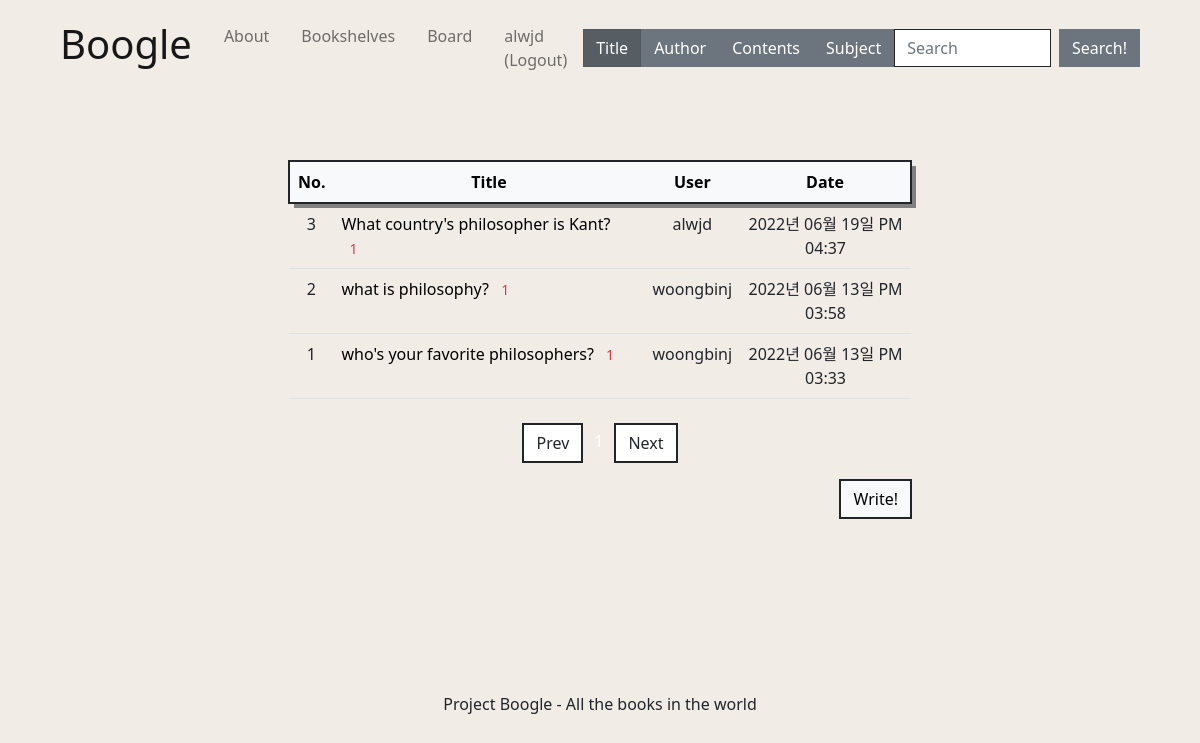
Page /question/board/ (signed in) on the committed database.
### pybo/models.py (models this page shows)
class User(db.Model):
    __tablename__ = 'user'   #테이블 이름 : user
    id = db.Column(db.Integer, primary_key = True)   #id를 프라이머리키로 설정
    username = db.Column(db.String(8), nullable = False)
    email = db.Column(db.String(32), nullable = False)
    password = db.Column(db.String(64), nullable = False)

class Question(db.Model):
    id = db.Column(db.Integer, primary_key=True)
    subject = db.Column(db.String(200), nullable=False)
    content = db.Column(db.Text(), nullable=False)
    create_date = db.Column(db.DateTime(), nullable=False)
    modify_date = db.Column(db.DateTime(), nullable=True)
    user_id = db.Column(db.Integer, db.ForeignKey('user.id', ondelete='CASCADE'), nullable=False)
    user = db.relationship('User', backref=db.backref('question_set'))

### pybo/views/question_views.py (the view)
@bp.route('/board/')
def board():
    page = request.args.get('page', type=int, default=1)  # 페이지
    question_list = Question.query.order_by(Question.create_date.desc())
    question_list = question_list.paginate(page, per_page=10)
    return render_template('question/question_list.html', question_list=question_list)

### pybo/filter.py (called while the page is built)
def format_datetime(value, fmt='%Y년 %m월 %d일 %p %I:%M'):
    return value.strftime(fmt)

### pybo/views/auth_views.py (called while the page is built)
@bp.before_app_request
def load_logged_in_user():
    user_id = session.get('user_id')
    if user_id is None:
        g.user = None
    else:
        g.user = User.query.get(user_id)

### pybo/templates/question/question_list.html (shortened to what this page needs)
{% extends 'main/base.html' %}
{% block head %}
{{ super() }}
    <link rel="stylesheet" href="{{ url_for('static', filename='bootstrap.min.css') }}">
    <link rel="stylesheet" href="https://cdn.jsdelivr.net/npm/bootstrap-icons@1.8.3/font/bootstrap-icons.css">
{% endblock %}
{% block content %}
<div class="container my-3">
    <table class="table mb-4">
        <thead>
        <tr class="text-center table-light border border-dark border-2" style="box-shadow: 5px 5px grey;">
            <th>No.</th>
            <th style="width:50%">Title</th>
            <th>User</th>
            <th>Date</th>
        </tr>
        </thead>
        <tbody>
        {% if question_list %}
        {% for question in question_list.items %}
        <tr class="text-center">
            <td>{{ question_list.total - ((question_list.page-1) * question_list.per_page) - loop.index0 }}</td>
            <td class="text-start">
                <a href="{{ url_for('question.detail', question_id=question.id) }}">{{ question.subject }}</a>
                {% if question.answer_set|length > 0 %}
                <span class="text-danger small mx-2">{{ question.answer_set|length }}</span>
                {% endif %}
            </td>
            <td>{{ question.user.username }}</td>
            <td>{{ question.create_date|datetime }}</td>
        </tr>
        {% endfor %}
        {% else %}
        <tr>
            <td colspan="3">There are no posts.</td>
        </tr>
        {% endif %}
        </tbody>
    </table>
    <ul class="pagination my justify-content-center">
        {% if question_list.has_prev %}
        <li class="page-item">
            <a class="page-link text-dark border border-dark border-2 rounded-0" href="?page={{ question_list.prev_num }}" aria-hidden="true">Prev</a>
        </li>
        {% else %}
        <li class="page-item disabled">
            <a class="page-link text-dark border border-dark border-2 rounded-0" tabindex="-1" aria-disabled="true" href="javascript:void(0)">Prev</a>
        </li>
        {% endif %}
        {% for page_num in question_list.iter_pages() %}
        {% if page_num %}
        {% if page_num != question_list.page %}
        <li class="page-item">
            <a class="page-link text-dark bg-transparent border border-0" href="?page={{ page_num }}">{{ page_num }}</a>
        </li>
        {% else %}
        <li class="page-item active" aria-current="page">
            <a class="page-link text-white bg-transparent border border-0" href="javascript:void(0)">{{ page_num }}</a>
        </li>
        {% endif %}
        {% else %}
        <li class="disabled">
            <a class="page-link text-dark bg-transparent border border-0" href="javascript:void(0)">...</a>
        </li>
        {% endif %}
        {% endfor %}
        {% if question_list.has_next %}
        <li class="page-item">
            <a class="page-link text-dark border border-dark border-2 rounded-0" href="?page={{ question_list.next_num }}">Next</a>
        </li>
        {% else %}
        <li class="page-item disabled">
            <a class="page-link text-dark border border-dark border-2 rounded-0" tabindex="-1" aria-disabled="true" href="javascript:void(0)">Next</a>
        </li>
        {% endif %}
    </ul>
    <a href="{{ url_for('question.create') }}" class="btn btn-light border border-dark border-2 rounded-0 font-weight-bold" style="float:right;">Write!</a>
</div>
{% endblock %}

### pybo/templates/main/base.html (shortened to what this page needs)
<!DOCTYPE html>
<html lang="eng">
    <head>
        {% block head %}
        <link rel="stylesheet" href="{{ url_for('static', filename='css/bootstrap.min.css')}}">
        <link rel="stylesheet" href="https://cdn.jsdelivr.net/npm/bootstrap-icons@1.8.3/font/bootstrap-icons.css">
        <link rel="stylesheet" href="{{ url_for('static', filename='css/base.css')}}">
        {% endblock %}
    </head>
    <body class="d-flex flex-column min-vh-100">
      <nav class="navbar navbar-expand-lg navbar-light bg-transparent mx-5">
        <div class="container-fluid">
          <a class="navbar-brand" href ="{{ url_for('main.index') }}"><h1>Boogle</h1></a>
          <div class="collapse navbar-collapse" id="navbarSupportedContent">
            <ul class="navbar-nav me-auto mb-2 mb-lg-0">
              <li class="nav-item">
                <a class="nav-link m-2" href ="{{ url_for('main.about') }}">About</a>
              </li>
              <li class="nav-item">
                <a class="nav-link m-2" href ="{{ url_for('book.bookshelves') }}">Bookshelves</a>
              </li>
              <li class="nav-item">
                <a class="nav-link m-2" href ="{{ url_for('question.board') }}">Board</a>
              </li>
              {% if g.user %}
                <li class="nav-item">
                  <a class="nav-link m-2" href="{{ url_for('auth.logout') }}">{{ g.user.username }} (Logout)</a>
                </li>
              {% endif %}
            </ul>
            <form class="d-flex" method="get" action="{{ url_for('book.search') }}">
              <label class="btn btn-secondary rounded-0" for="option1">Title</label>
              <label class="btn btn-secondary rounded-0" for="option2">Author</label>
              <label class="btn btn-secondary rounded-0" for="option3">Contents</label>
              <label class="btn btn-secondary rounded-0" for="option4">Subject</label>
              <input class="form-control me-2 border-dark rounded-0" type="search" name="book" placeholder="Search" aria-label="Search" id="book" rows="3">
              <button class="btn btn-secondary border-secondary rounded-0" type="submit">Search!</button>
            </form>
          </div>
        </div>
      </nav>
      <section class="m-5">
        <div class="content-container">
          <div class="row gx-4 gx-lg-5 justify-content-center">
            <div class="col-md-8">
              {% block content %}{% endblock %}
            </div>
          </div>
        </div>
      </section>
      <footer class="py-5 mt-auto">
        <div class="page-bottom">
          <div class="copyright">
            Project Boogle - All the books in the world
          </div>
        </div>
      </footer>
    </body>
</html>

### pybo/static/css/base.css (style rules this page uses)
body, html { margin: 0; background: #F2ECE7 !important; color: black; font-family: 'Inter', sans-serif; min-height: 100vh; width: 100%; display: -webkit-box; display: -ms-flexbox; display: flex; -webkit-box-orient: horizontal; -webkit-box-direction: normal; -ms-flex-direction: column; flex-direction: column; -webkit-box-align: center; -ms-flex-align: center; }
* { box-sizing: border-box; }
body { min-height: 100%; }
a:link { color : black; text-decoration: none; }
.content-container { flex:1; color: black; }
.page-bottom { height: 30px; position: relative; transform: translateY(-100%); width: 100%; }
.copyright { text-align: center; }

### rows in the picture
User: user.username "alwjd"
Question: total "3", subject "What country's philosopher is Kant?", answer_set|length "1", user.username "alwjd", create_date "2022년 06월 19일 PM 04:37"
Question: total "2", subject "what is philosophy?", answer_set|length "1", user.username "woongbinj", create_date "2022년 06월 13일 PM 03:58"
Question: total "1", subject "who's your favorite philosophers?", answer_set|length "1", user.username "woongbinj", create_date "2022년 06월 13일 PM 03:33"
